Frame 1 (no input): blank canvas, image omitted
Frame 60 (no input): blank canvas, image omitted
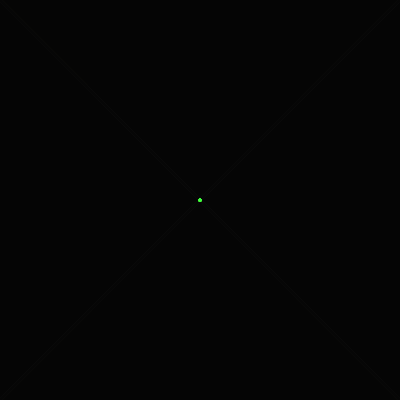
Frame 120 (the mouse pressed at the canvas centre since frame 60)

The p5.js sketch whose frames 1 and 60 were blank and that drew this single picture after the mouse press (run headless with seeded random() and noise() and a simulated clock; from frame 60 on, the mouse is pressed at the canvas centre):

// p5.js sketch
// ── sketch.js
let x, y, px, py;

function setup() {
  createCanvas(400, 400);
  
  
  
  colorMode(HSB);
}

function draw() {
  background(0, 0,0,0.075);
  stroke(frameCount %360, 75, 100);
  
  strokeWeight(3);
  
  x = mouseX;
  y = mouseY;
  px = pmouseX;
  py = pmouseY;

  line(x, y, px, py);
  line(width - x, y, width - px, py);
  line(x, height - y,  px, height -py);
  line(width - x, height - y, width - px, height -py);
  
}
